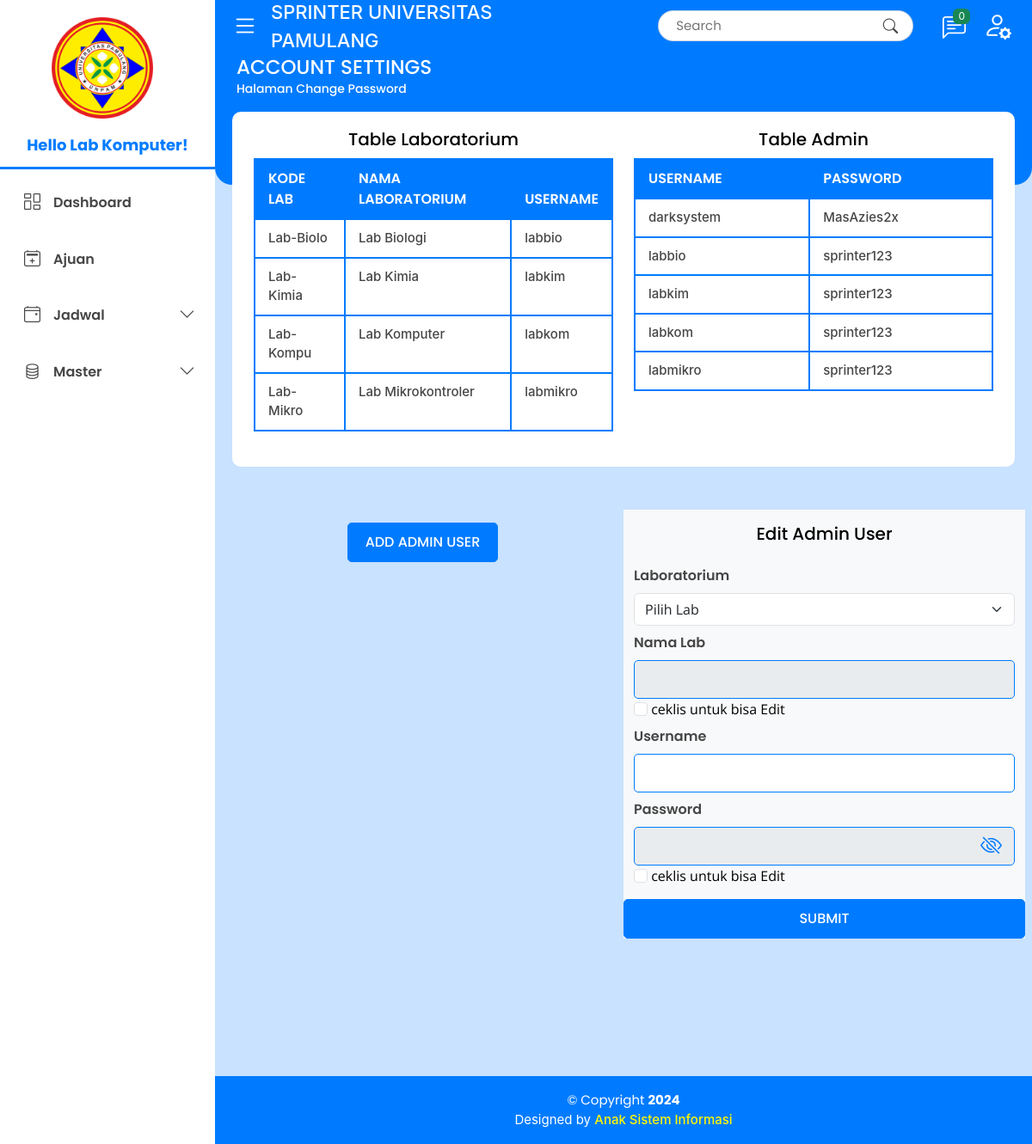
The page /administrator-setting.php (signed in) on the database its author committed.
### tables this page shows
CREATE TABLE `laboratorium` (
  `kode_lab` varchar(10) NOT NULL,
  `nama_lab` varchar(50) NOT NULL,
  `username` varchar(20) NOT NULL
);

### administrator-setting.php (the view, shortened to what this page needs)
<?php
if (empty($_SESSION['id']) and empty($_SESSION['nama']) and empty($_SESSION['level'])) {
    header('location:login.php');
} else if ($_SESSION['level'] != 'Admin') {
    header('location:login.php');
} else if ($_SESSION['level'] == 'Admin') {
    include 'koneksi.php';
    $user = $_SESSION['bagian'];
    $sql = "SELECT nama_lab FROM laboratorium WHERE username='$user'";
    $rs = mysqli_query($connect, $sql);
    $namaLab = "";
    if ($rs->num_rows > 0) {
        while ($row = $rs->fetch_assoc()) {
            $namaLab .= $row['nama_lab'];
        }
    } else {
        $namaLab .= "Super User";
    }
    $nama = $namaLab;
?>
    <!DOCTYPE html>
    <html lang="en">
    <head>
        <link href="assets/vendor/bootstrap/css/bootstrap.min.css" rel="stylesheet">
        <link href="assets/vendor/bootstrap-icons/bootstrap-icons.css" rel="stylesheet">
        <link href="assets/vendor/boxicons/css/boxicons.min.css" rel="stylesheet">
        <link href="assets/vendor/quill/quill.snow.css" rel="stylesheet">
        <link href="assets/vendor/quill/quill.bubble.css" rel="stylesheet">
        <link href="assets/vendor/remixicon/remixicon.css" rel="stylesheet">
        <link href="assets/vendor/simple-datatables/style.css" rel="stylesheet">
        <link href="assets/css/admin.css" rel="stylesheet">
    </head>
    <body>
        <header id="header" class="header fixed-top d-flex align-items-center">
            <div>
                <i class="bi bi-list toggle-sidebar-btn"></i>
            </div>
            <div class="d-flex align-items-center justify-content-between">
                <a href="beranda.php" class="logo d-flex align-items-center">
                    <span class="d-none d-lg-block">SPRINTER UNIVERSITAS PAMULANG</span>
                </a>
            </div>
            <nav class="header-nav ms-auto">
                <ul class="d-flex align-items-center">
                    <div class="search-bar">
                        <form class="search-form d-flex align-items-center" method="POST" action="#">
                            <input type="text" name="query" placeholder="Search" title="Enter search keyword">
                            <button type="submit" title="Search"><i class="bi bi-search"></i></button>
                        </form>
                    </div>
                    <li class="nav-item dropdown">
                        <a class="nav-link nav-icon" href="#" data-bs-toggle="dropdown">
                            <i class="bi bi-chat-left-text"></i>
                               <span class="badge bg-success badge-number">0</span>
                        </a>
                    </li>
                    <li class="nav-item dropdown pe-3">
                        <a class="nav-link nav-profile d-flex align-items-center pe-0" href="#" data-bs-toggle="dropdown">
                            <i class="bi bi-person-gear" alt="Profile" class="rounded-circle"></i>
                        </a>
                    </li>
                </ul>
            </nav>
        </header>
        <aside id="sidebar" class="sidebar">
            <ul class="sidebar-nav" id="sidebar-nav">
                <li class="nav-logo">
                    <a class="nav-logo " href="index.php">
                        <img src="assets/img/Logo Unpam.png">
                    </a>
                </li>
                <li class="nav-name">
                    <a class="nav-name">
                        <h1>Hello <?php echo $nama ?>!</h1>
                    </a>
                </li>
                <li class="nav-item">
                    <a class="nav-link collapsed" href="index.php">
                        <i class="bi bi-columns-gap"></i>
                        <span>Dashboard</span>
                    </a>
                </li>
                <li class="nav-item">
                    <a class="nav-link collapsed" href="admin-lihat-ajuan.php">
                        <i class="bi bi-calendar2-plus"></i>
                        <span>Ajuan</span>
                    </a>
                </li>
                <li class="nav-item">
                    <a class="nav-link collapsed" data-bs-target="#jadwal-nav" data-bs-toggle="collapse" href="#">
                        <i class="bi bi-calendar4-event"></i><span>Jadwal</span><i class="bi bi-chevron-down ms-auto"></i>
                    </a>
                </li>
                <li class="nav-item">
                    <a class="nav-link collapsed" data-bs-target="#master-nav" data-bs-toggle="collapse" href="#">
                        <i class="bi bi-database"></i><span>Master</span><i class="bi bi-chevron-down ms-auto"></i>
                    </a>
                </li>
            </ul>
        </aside>
        <main id="main" class="main">
            <div class="pagetitle">
                <div class="full-bg">
                    <div class="col-lg-6 col-sm-6 col-md-6 col-xs-12">
                        <h1>ACCOUNT SETTINGS</h1>
                        <nav>
                            <ol class="breadcrumb">
                                <li class="breadcrumb-item active">Halaman Change Password</li>
                            </ol>
                        </nav>
                    </div>
                </div>
            </div>
            <section id="account-settings" class="account-settings">
                <div style="margin-bottom:50px;" class="card-body">
                    <div class="row">
                        <div class="col jadwal">
                            <center>
                                <h5 style="color: black;">Table Laboratorium</h5>
                            </center>
                            <table class="table">
                                <thead>
                                    <tr>
                                        <th>kode lab</th>
                                        <th>nama Laboratorium</th>
                                        <th>username</th>
                                    </tr>
                                </thead>
                                <tbody>
                                    <?php
                                    $sql = "SELECT * FROM laboratorium";
                                    $stmt = $connect->prepare($sql);
                                    $stmt->execute();
                                    $result = $stmt->get_result();
                                    if ($result->num_rows > 0) {
                                        while ($row = $result->fetch_assoc()) {
                                            echo "<tr>";
                                            echo "<td>" . $row['kode_lab'] . "</td>";
                                            echo "<td>" . $row['nama_lab'] . "</td>";
                                            echo "<td>" . $row['username'] . "</td>";
                                            echo "</tr>";
                                        }
                                    } else {
                                        echo "<tr><td colspan='2'>Anda Belum Input Lab</td></tr>";
                                    }
                                    ?>
                                </tbody>
                            </table>
                        </div>
                        <div class="col jadwal">
                            <center>
                                <h5 style="color: black">Table Admin</h5>
                            </center>
                            <table class="table">
                                <thead>
                                    <tr>
                                        <th>Username</th>
                                        <th>Password</th>
                                    </tr>
                                </thead>
                                <tbody>
                                    <?php
                                    $sql = "SELECT * FROM admin";
                                    $stmt = $connect->prepare($sql);
                                    $stmt->execute();
                                    $result = $stmt->get_result();
                                    if ($result->num_rows > 0) {
                                        while ($row = $result->fetch_assoc()) {
                                            echo "<tr>";
                                            echo "<td>" . $row['username'] . "</td>";
                                            echo "<td>" . $row['password'] . "</td>";
                                            echo "</tr>";
                                        }
                                    } else {
                                        echo "<tr><td colspan='2'>Tidak ada user tersedia</td></tr>";
                                    }
                                    ?>
                                </tbody>
                            </table>
                        </div>
                    </div>
                </div>
                <div class="row">
                    <div class="col">
                        <center>
                            <p class="d-inline-flex gap-1">
                                <button class="btn btn-primary" type="button" data-bs-toggle="collapse" data-bs-target="#AddUserAdmin" aria-expanded="false" aria-controls="collapseExample">
                                    Add Admin User
                                </button>
                            </p>
                        </center>
                    </div>
                    <div class="col bg-light">
                        <div class="row mb-3 mt-3">
                            <center>
                                <h5 style="color: black;">Edit Admin User</h5>
                            </center>
                        </div>
                        <form action="" method="get">
                            <div class="col">
                                <label for="kode_lab" class="form-label">Laboratorium</label>
                                <select class="form-select" aria-label="" name="kode_lab" required onchange="this.form.submit()">
                                    <option>Pilih Lab</option>
                                    <?php
                                    $nmLab = "";
                                    $username = "";
                                    ?>
                                </select>
                            </div>
                        </form>
                        <form action="Controller/addEditUser.php" method="post">
                            <?php
                            $password = "";
                            ?>
                            <div class="col">
                                <label for="" class="form-label mt-2">Nama Lab</label>
                                <input id="namaLab" class="form-control" name="nama_lab" type="text" value="<?php echo $nmLab ?>" placeholder="<?php echo $nmLab ?>" disabled>
                            </div>
                            <div class="col">
                                <input type="checkbox" class="form-check-input" id="cekNmLab" name="cekNmLab">
                                <label class="form-check-label" for="cekNmLab" style="color: black;">ceklis untuk bisa Edit</label>
                            </div>
                            <div class="col">
                                <label for="usernameTxt" class="form-label mt-2">Username</label>
                                <input class="form-control" id="usernameTxt" name="username" type="text" value="<?php echo $username ?>" placeholder="<?php echo $username ?>" readonly>
                            </div>
                            <div class="row">
                                <div class="col">
                                    <label for="" class="form-label mt-2">Password</label>
                                    <div class="password-wrapper">
                                        <input class="form-control" id="passwordTxt" name="password" type="password" value="<?php echo $password ?>" placeholder="<?php echo $password ?>" disabled>
                                        <i class="bi bi-eye-slash" id="togglePassword"></i>
                                    </div>
                                    <div class="col">
                                        <input type="checkbox" class="form-check-input" id="cekPassword" name="cekPassword">
                                        <label class="form-check-label" for="cekPassword" style="color: black;">ceklis untuk bisa Edit</label>
                                    </div>
                                </div>
                                <input type="submit" value="Submit" class="btn btn-primary">
                        </form>
                    </div>
                </div>
            </section>
        </main>
        <footer id="footer" class="footer">
            <div class="copyright">
                &copy; Copyright <strong><span>2024</span></strong>
            </div>
            <div class="credits">
                Designed by <a href="#" target="_blank">Anak Sistem Informasi</a>
            </div>
        </footer>
    </body>
    </html>
<?php }

### rows shown on the page
laboratorium: kode_lab "Lab-Biolo", nama_lab "Lab Biologi", username "labbio"
laboratorium: kode_lab "Lab-Kimia", nama_lab "Lab Kimia", username "labkim"
laboratorium: kode_lab "Lab-Kompu", nama_lab "Lab Komputer", username "labkom"
laboratorium: kode_lab "Lab-Mikro", nama_lab "Lab Mikrokontroler", username "labmikro"

### other values the page prints
$nama "Lab Komputer"
$row['username'] "darksystem"
$row['password'] "MasAzies2x"
$row['username'] "labbio"
$row['password'] "sprinter123"
$row['username'] "labkim"
$row['username'] "labkom"
$row['username'] "labmikro"
